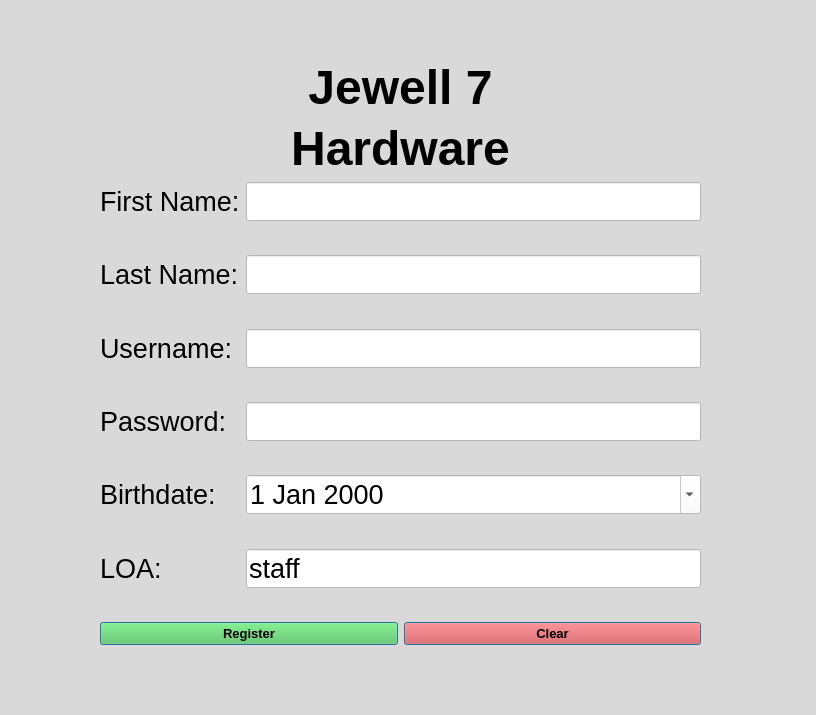
<?xml version="1.0" encoding="UTF-8"?>
<ui version="4.0">
 <class>AdminRegistration</class>
 <widget class="QMainWindow" name="AdminRegistration">
  <property name="geometry">
   <rect>
    <x>0</x>
    <y>0</y>
    <width>816</width>
    <height>715</height>
   </rect>
  </property>
  <property name="windowTitle">
   <string>MainWindow</string>
  </property>
  <property name="styleSheet">
   <string notr="true">background-color:#D9D9D9;</string>
  </property>
  <widget class="QWidget" name="centralwidget">
   <widget class="QWidget" name="gridLayoutWidget">
    <property name="geometry">
     <rect>
      <x>100</x>
      <y>60</y>
      <width>601</width>
      <height>585</height>
     </rect>
    </property>
    <layout class="QGridLayout" name="gridLayout">
     <item row="1" column="0">
      <layout class="QVBoxLayout" name="verticalLayout">
       <item>
        <widget class="QLabel" name="Jewell7">
         <property name="font">
          <font>
           <family>Segoe UI</family>
           <pointsize>36</pointsize>
           <bold>true</bold>
          </font>
         </property>
         <property name="text">
          <string>Jewell 7</string>
         </property>
         <property name="alignment">
          <set>Qt::AlignCenter</set>
         </property>
        </widget>
       </item>
       <item>
        <widget class="QLabel" name="Hardware">
         <property name="font">
          <font>
           <family>Segoe UI</family>
           <pointsize>36</pointsize>
           <bold>true</bold>
          </font>
         </property>
         <property name="layoutDirection">
          <enum>Qt::LeftToRight</enum>
         </property>
         <property name="text">
          <string>Hardware</string>
         </property>
         <property name="alignment">
          <set>Qt::AlignCenter</set>
         </property>
        </widget>
       </item>
       <item>
        <spacer name="verticalSpacer_5">
         <property name="orientation">
          <enum>Qt::Vertical</enum>
         </property>
         <property name="sizeHint" stdset="0">
          <size>
           <width>20</width>
           <height>40</height>
          </size>
         </property>
        </spacer>
       </item>
       <item>
        <layout class="QFormLayout" name="formLayout_2">
         <item row="0" column="0">
          <widget class="QLabel" name="firstName_label">
           <property name="font">
            <font>
             <pointsize>20</pointsize>
            </font>
           </property>
           <property name="text">
            <string>First Name:</string>
           </property>
          </widget>
         </item>
         <item row="0" column="1">
          <widget class="QLineEdit" name="firstName_input">
           <property name="font">
            <font>
             <pointsize>20</pointsize>
            </font>
           </property>
           <property name="styleSheet">
            <string notr="true">background-color:#FFFFFF;</string>
           </property>
           <property name="text">
            <string/>
           </property>
           <property name="placeholderText">
            <string/>
           </property>
          </widget>
         </item>
         <item row="1" column="1">
          <spacer name="verticalSpacer_7">
           <property name="orientation">
            <enum>Qt::Vertical</enum>
           </property>
           <property name="sizeHint" stdset="0">
            <size>
             <width>20</width>
             <height>40</height>
            </size>
           </property>
          </spacer>
         </item>
         <item row="2" column="0">
          <widget class="QLabel" name="lastName_label">
           <property name="font">
            <font>
             <pointsize>20</pointsize>
            </font>
           </property>
           <property name="text">
            <string>Last Name:</string>
           </property>
          </widget>
         </item>
         <item row="2" column="1">
          <widget class="QLineEdit" name="lastName_input">
           <property name="font">
            <font>
             <pointsize>20</pointsize>
            </font>
           </property>
           <property name="styleSheet">
            <string notr="true">background-color:#FFFFFF;</string>
           </property>
           <property name="text">
            <string/>
           </property>
           <property name="placeholderText">
            <string/>
           </property>
          </widget>
         </item>
         <item row="3" column="1">
          <spacer name="verticalSpacer_2">
           <property name="orientation">
            <enum>Qt::Vertical</enum>
           </property>
           <property name="sizeHint" stdset="0">
            <size>
             <width>20</width>
             <height>40</height>
            </size>
           </property>
          </spacer>
         </item>
         <item row="4" column="0">
          <widget class="QLabel" name="username_label">
           <property name="font">
            <font>
             <pointsize>20</pointsize>
            </font>
           </property>
           <property name="text">
            <string>Username:</string>
           </property>
          </widget>
         </item>
         <item row="4" column="1">
          <widget class="QLineEdit" name="username_input">
           <property name="font">
            <font>
             <pointsize>20</pointsize>
            </font>
           </property>
           <property name="styleSheet">
            <string notr="true">background-color:#FFFFFF;</string>
           </property>
           <property name="text">
            <string/>
           </property>
           <property name="placeholderText">
            <string/>
           </property>
          </widget>
         </item>
         <item row="5" column="1">
          <spacer name="verticalSpacer_3">
           <property name="orientation">
            <enum>Qt::Vertical</enum>
           </property>
           <property name="sizeHint" stdset="0">
            <size>
             <width>20</width>
             <height>40</height>
            </size>
           </property>
          </spacer>
         </item>
         <item row="6" column="0">
          <widget class="QLabel" name="password_label">
           <property name="font">
            <font>
             <pointsize>20</pointsize>
            </font>
           </property>
           <property name="text">
            <string>Password:</string>
           </property>
          </widget>
         </item>
         <item row="6" column="1">
          <widget class="QLineEdit" name="password_input">
           <property name="font">
            <font>
             <pointsize>20</pointsize>
            </font>
           </property>
           <property name="styleSheet">
            <string notr="true">background-color:#FFFFFF;</string>
           </property>
           <property name="text">
            <string/>
           </property>
           <property name="echoMode">
            <enum>QLineEdit::Password</enum>
           </property>
           <property name="placeholderText">
            <string/>
           </property>
          </widget>
         </item>
         <item row="7" column="1">
          <spacer name="verticalSpacer_4">
           <property name="orientation">
            <enum>Qt::Vertical</enum>
           </property>
           <property name="sizeHint" stdset="0">
            <size>
             <width>20</width>
             <height>40</height>
            </size>
           </property>
          </spacer>
         </item>
         <item row="8" column="0">
          <widget class="QLabel" name="birthdate_label">
           <property name="font">
            <font>
             <pointsize>20</pointsize>
            </font>
           </property>
           <property name="text">
            <string>Birthdate:</string>
           </property>
          </widget>
         </item>
         <item row="8" column="1">
          <widget class="QDateEdit" name="birthdate_edit">
           <property name="font">
            <font>
             <pointsize>20</pointsize>
            </font>
           </property>
           <property name="mouseTracking">
            <bool>false</bool>
           </property>
           <property name="styleSheet">
            <string notr="true">background-color:#FFFFFF;</string>
           </property>
           <property name="calendarPopup">
            <bool>true</bool>
           </property>
          </widget>
         </item>
         <item row="9" column="1">
          <spacer name="verticalSpacer_6">
           <property name="orientation">
            <enum>Qt::Vertical</enum>
           </property>
           <property name="sizeHint" stdset="0">
            <size>
             <width>20</width>
             <height>40</height>
            </size>
           </property>
          </spacer>
         </item>
         <item row="10" column="0">
          <widget class="QLabel" name="loa_label">
           <property name="font">
            <font>
             <pointsize>20</pointsize>
            </font>
           </property>
           <property name="text">
            <string>LOA:</string>
           </property>
          </widget>
         </item>
         <item row="10" column="1">
          <widget class="QLineEdit" name="loa_input">
           <property name="font">
            <font>
             <pointsize>20</pointsize>
            </font>
           </property>
           <property name="styleSheet">
            <string notr="true">background-color:#FFFFFF;</string>
           </property>
           <property name="text">
            <string>staff</string>
           </property>
           <property name="readOnly">
            <bool>true</bool>
           </property>
           <property name="placeholderText">
            <string/>
           </property>
          </widget>
         </item>
         <item row="11" column="1">
          <spacer name="verticalSpacer_8">
           <property name="orientation">
            <enum>Qt::Vertical</enum>
           </property>
           <property name="sizeHint" stdset="0">
            <size>
             <width>20</width>
             <height>40</height>
            </size>
           </property>
          </spacer>
         </item>
        </layout>
       </item>
       <item>
        <layout class="QHBoxLayout" name="horizontalLayout">
         <item>
          <widget class="QPushButton" name="registerButton">
           <property name="font">
            <font>
             <family>Segoe UI</family>
             <pointsize>10</pointsize>
             <bold>true</bold>
            </font>
           </property>
           <property name="styleSheet">
            <string notr="true">background-color:#53C851;</string>
           </property>
           <property name="text">
            <string>Register</string>
           </property>
           <property name="default">
            <bool>true</bool>
           </property>
           <property name="flat">
            <bool>false</bool>
           </property>
          </widget>
         </item>
         <item>
          <widget class="QPushButton" name="clearButton">
           <property name="font">
            <font>
             <family>Segoe UI</family>
             <pointsize>10</pointsize>
             <bold>true</bold>
            </font>
           </property>
           <property name="styleSheet">
            <string notr="true">background-color:#E14545;
</string>
           </property>
           <property name="text">
            <string>Clear</string>
           </property>
           <property name="default">
            <bool>true</bool>
           </property>
          </widget>
         </item>
        </layout>
       </item>
      </layout>
     </item>
    </layout>
   </widget>
  </widget>
  <widget class="QStatusBar" name="statusbar"/>
 </widget>
 <resources/>
 <connections/>
</ui>
